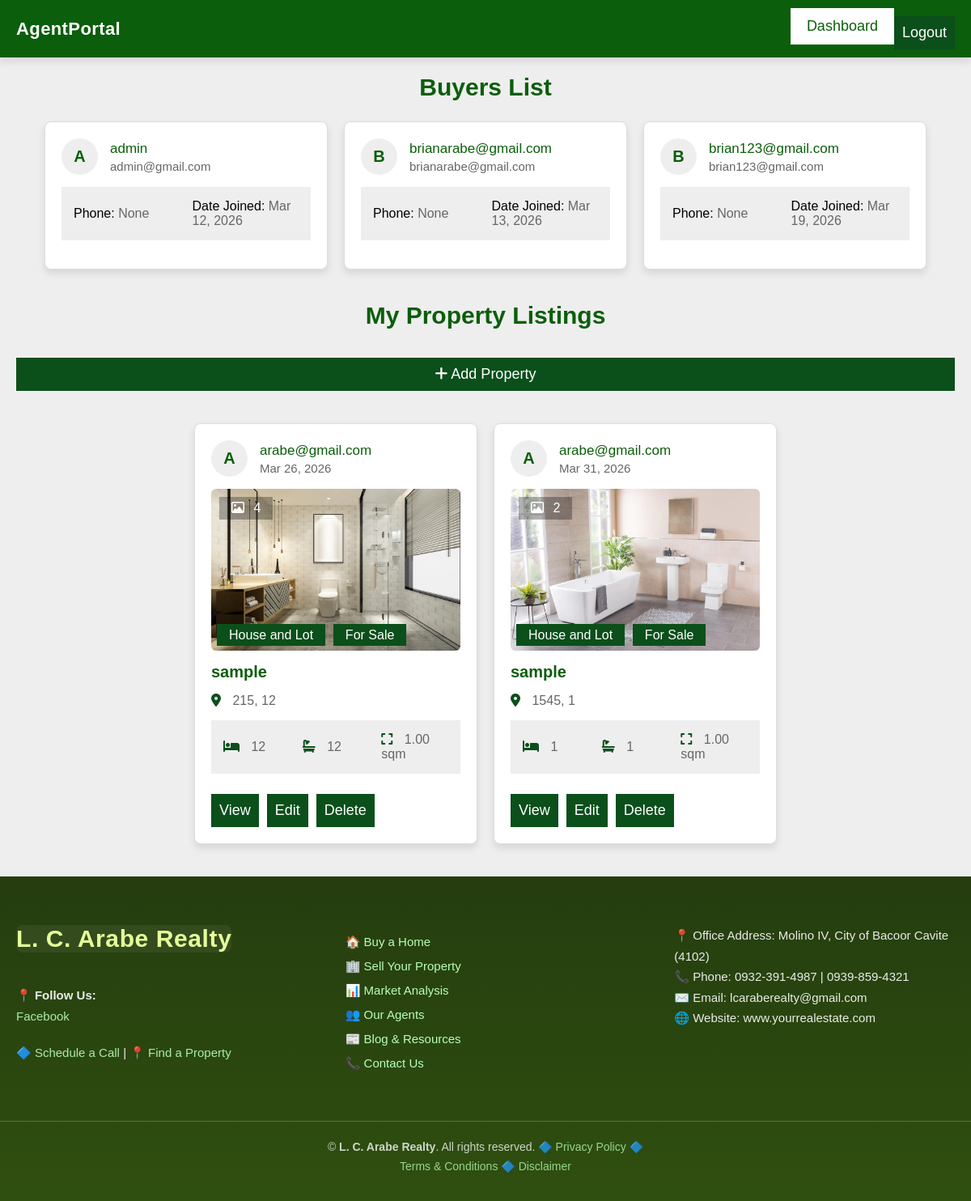
The app's page /agent/dashboard/ (signed in), older data.
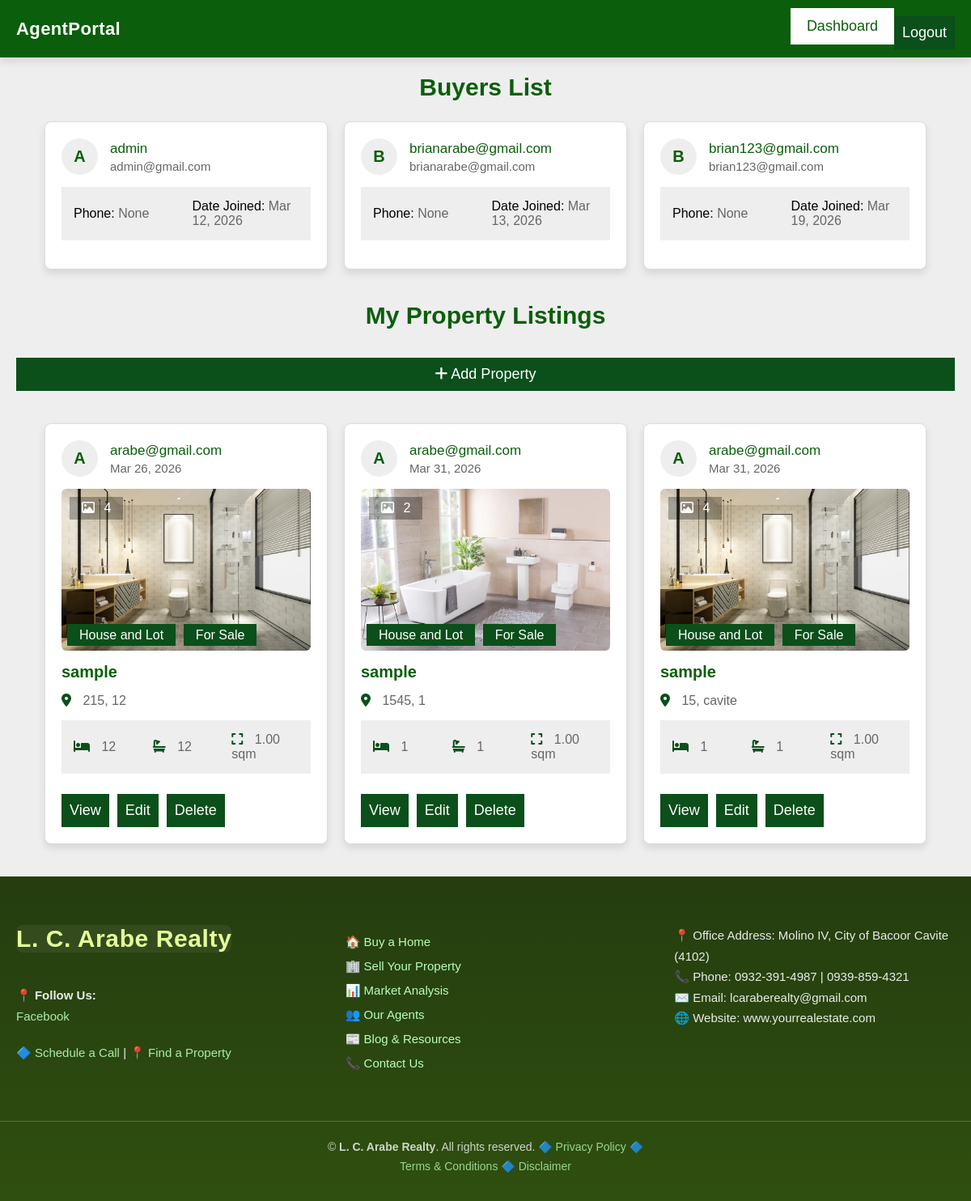
The same page, newer data.
### app/models.py (models this page shows, shortened)
class CustomUser(AbstractUser):
    phone = models.CharField(max_length=15, blank=True, null=True)
    USER_TYPE = (
        ('buyer', 'Buyer'),
        ('agent', 'Agent'),
        ('broker', 'Broker'),
    )
    user_type = models.CharField(max_length=10, choices=USER_TYPE, default='buyer')
    is_verified = models.BooleanField(default=False)

class Property(models.Model):
    PROPERTY_TYPE = [
        ('house_lot', 'House and Lot'),
    ]
    LISTING_STATUS = [
        ('sale', 'For Sale'),
    ]
    title = models.CharField(max_length=200)
    description = models.TextField()
    property_type = models.CharField(
        max_length=20,
        choices=PROPERTY_TYPE,
        default='house_lot'
    )
    listing_status = models.CharField(
        max_length=10,
        choices=LISTING_STATUS,
        default='sale'
    )
    price = models.DecimalField(max_digits=12, decimal_places=2)
    location = models.CharField(max_length=255)
    city = models.CharField(max_length=100)
    province = models.CharField(max_length=100)
    bedrooms = models.IntegerField()
    bathrooms = models.IntegerField()
    floor_area = models.DecimalField(max_digits=10, decimal_places=2)
    lot_area = models.DecimalField(max_digits=10, decimal_places=2)
    parking_spaces = models.IntegerField(default=0)
    image = models.ImageField(upload_to='property_images/', blank=True, null=True)
    agent = models.ForeignKey(
        settings.AUTH_USER_MODEL,
        on_delete=models.CASCADE
    )
    created_at = models.DateTimeField(auto_now_add=True)
    is_available = models.BooleanField(default=True)

class PropertyImage(models.Model):
    property = models.ForeignKey(Property, on_delete=models.CASCADE, related_name="images")
    image = models.ImageField(upload_to='property_images/')

### app/views.py (the view)
# urls.py: path('agent/dashboard/', agent_dashboard_view, name='agent_dashboard'),
@login_required
def agent_dashboard_view(request):
    buyers = CustomUser.objects.filter(user_type="buyer")
    properties = Property.objects.filter(agent=request.user)
    context = {
        "buyers": buyers,
        "properties": properties,
    }
    return render(request, "agent_dashboard.html", context)

### app/context_processors.py (called while the page is built)
def agent_properties(request):
    if request.user.is_authenticated and request.user.user_type == 'agent':
        properties = Property.objects.filter(agent=request.user).order_by('-created_at')
    else:
        properties = None
    return {'agent_properties': properties}

### app/templates/agent_dashboard.html (shortened to what this page needs)
{% load static %}
<!DOCTYPE html>
<html lang="en">
<head>
<link rel="stylesheet" href="{% static 'css/style.css' %}">
<link rel="stylesheet" href="https://cdnjs.cloudflare.com/ajax/libs/font-awesome/6.2.0/css/all.min.css">
</head>
<body>
<header class="header">
<nav class="navbar nav-1">
<div class="flex">
<a href="#" class="logo">AgentPortal</a>
<ul>
<li><a href="{% url 'agent_dashboard' %}">Dashboard</a></li>
<li>
<form action="{% url 'logout' %}" method="post">
<button type="submit" class="inline-btn">Logout</button>
</form>
</li>
</ul>
</div>
</nav>
</header>
<section class="listings">
<h1 class="heading">Buyers List</h1>
<div class="box-container">
{% for buyer in buyers %}
<div class="box">
<div class="admin">
<h3>{{ buyer.username|slice:":1"|upper }}</h3>
<div>
<p>{{ buyer.username }}</p>
<span>{{ buyer.email }}</span>
</div>
</div>
<div class="flex">
<p>Phone: <span>{{ buyer.phone }}</span></p>
<p>Date Joined: <span>{{ buyer.date_joined|date:"M d, Y" }}</span></p>
</div>
</div>
{% empty %}
<p>No buyers found.</p>
{% endfor %}
</div>
</section>
<section class="listings">
<h1 class="heading">My Property Listings</h1>
<div style="text-align:right; margin-bottom:20px;">
<a href="{% url 'add_property' %}" class="btn">
<i class="fas fa-plus"></i> Add Property
</a>
</div>
{% include "agent/listings.html" %}
</section>
{% include "components/footer.html" %}
</body>
</html>

### app/templates/agent/listings.html (shortened to what this page needs)
{% load static %}
<section class="listings">
<div class="box-container">
{% for property in properties %}
<div class="box">
   <div class="admin">
      <h3>{{ property.agent.username|first|upper }}</h3>
      <div>
         <p>{{ property.agent.username }}</p>
         <span>{{ property.created_at|date:"M d, Y" }}</span>
      </div>
   </div>
   <div class="thumb">
      <p class="total-images">
         <i class="far fa-image"></i>
         <span>{{ property.images.count|default:"0" }}</span>
      </p>
      <p class="type">
         <span>{{ property.get_property_type_display }}</span>
         <span>{{ property.get_listing_status_display }}</span>
      </p>
      {% if property.images.all %}
         <img src="{{ property.images.first.image.url }}" alt="Property Image">
      {% elif property.image %}
         <img src="{{ property.image.url }}" alt="Property Image">
      {% else %}
         <img src="{% static 'images/no-image.png' %}" alt="No Image">
      {% endif %}
   </div>
   <h3 class="name">{{ property.title }}</h3>
   <p class="location">
      <i class="fas fa-map-marker-alt"></i>
      <span>{{ property.location }}, {{ property.city }}</span>
   </p>
   <div class="flex">
      <p><i class="fas fa-bed"></i> <span>{{ property.bedrooms }}</span></p>
      <p><i class="fas fa-bath"></i> <span>{{ property.bathrooms }}</span></p>
      <p><i class="fas fa-expand"></i> <span>{{ property.floor_area }} sqm</span></p>
   </div>
   <div style="margin-top:1rem; display:flex; gap:1rem;">
      <a href="{% url 'property_detail' property.id %}" class="inline-btn">View </a>
      <a href="{% url 'edit_property' property.id %}" class="inline-btn">Edit</a>
      <form action="{% url 'delete_property' property.id %}" method="post">
         <button type="submit" class="inline-btn"
            onclick="return confirm('Are you sure you want to delete this property?');">
            Delete
         </button>
      </form>
   </div>
</div>
{% empty %}
<p style="text-align:center; font-size:1.6rem;">No properties listed.</p>
{% endfor %}
</div>
</section>

### app/templates/components/footer.html (shortened to what this page needs)
{% load static %}
 <link rel="stylesheet" href="{% static 'css/style.css' %}">
<footer class="footer">
        <div class="footer-container">
            <div class="footer-section">
                <h2 class="logo">L. C. Arabe Realty</h2>
                <p class="follow">📍 <strong>Follow Us:</strong></p>
                <p class="social-links">
                    <a href="https://www.facebook.com/profile.php?id=100064045423114" target="_blank" rel="noopener noreferrer">Facebook</a>
                </p>
                <p class="actions">
                    🔷 <a href="#">Schedule a Call</a> |
                    📍 <a href="#">Find a Property</a>
                </p>
            </div>
            <div class="footer-section">
                <ul class="footer-links">
                    <li>🏠 <a href="#">Buy a Home</a></li>
                    <li>🏢 <a href="#">Sell Your Property</a></li>
                    <li>📊 <a href="#">Market Analysis</a></li>
                    <li>👥 <a href="{% url 'agents' %}">Our Agents</a></li>
                    <li>📰 <a href="#">Blog & Resources</a></li>
                    <li>📞 <a href="{% url 'contact' %}">Contact Us</a></li>
                </ul>
            </div>
            <div class="footer-section">
                <p>📍 Office Address: Molino IV, City of Bacoor Cavite (4102)</p>
                <p>📞 Phone: 0932-391-4987 | 0939-859-4321</p>
                <p>✉️ Email: lcaraberealty@gmail.com</p>
                <p>🌐 Website: www.yourrealestate.com</p>
            </div>
        </div>
        <hr>
        <div class="footer-bottom">
            <p>
                ©  <strong>L. C. Arabe Realty</strong>. All rights reserved.
                🔷 <a href="#">Privacy Policy</a>
                🔷 <a href="#">Terms & Conditions</a>
                🔷 <a href="#">Disclaimer</a>
            </p>
        </div>
    </footer>

Row changes from the older to the newer data that the page shows:
added Property: agent.username|first "A", agent.username "arabe@gmail.com", created_at "Mar 31, 2026", images.count "4", property_type "House and Lot", listing_status "For Sale", images.first.image (picture), title "sample", location "15", city "cavite", bedrooms "1", bathrooms "1", floor_area "1.00"
